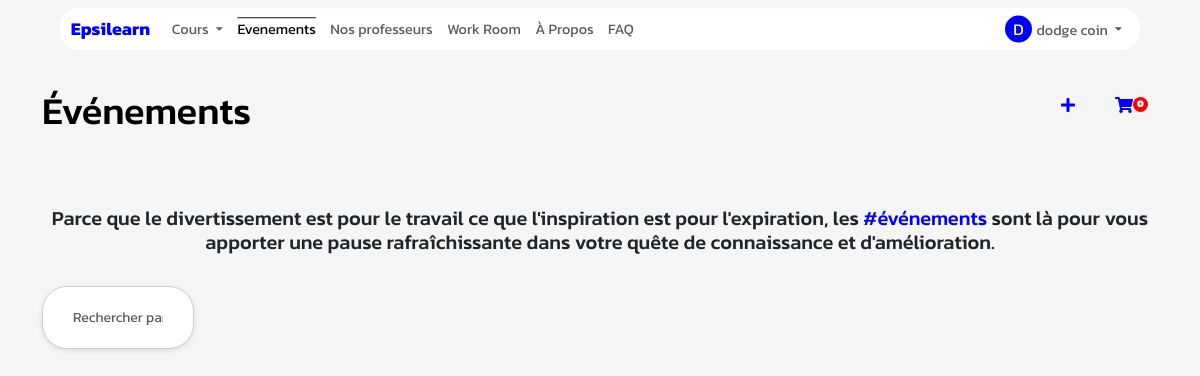
The page /evenement (signed in) on the database its author committed.
### App/Models/models.py (models this page shows, shortened)
class User(db.Model):
    id = db.Column(db.Integer, primary_key=True)
    nom = db.Column(db.String(50))
    prenom = db.Column(db.String(50))
    nationalite = db.Column(db.String(50))
    mail = db.Column(db.String(50))
    code = db.Column(db.String(50))
    pseudo=db.Column(db.String(200))
    date_naiss=db.Column(db.DateTime)
    ter = db.Column(db.String(50),default="non")
    age=db.Column(db.Integer)
    confirmer = db.Column(db.String(50),default="non")
    mdp=db.Column(db.String(50))
    photo=db.Column(db.String(50),default="static/Profil/unknown.jpg")
    password_reset_token = db.Column(db.String(100))
    password_reset_expiration = db.Column(db.DateTime)
    role=db.Column(db.String(200))
    etudiant= db.relationship('Etudiant', backref='acces_etudiant', foreign_keys='Etudiant.id_user_e')
    prof= db.relationship('Prof', backref='acces_prof', foreign_keys='Prof.id_user_p')
    autre= db.relationship('Autre', backref='acces_autre', foreign_keys='Autre.id_user_a')

### App/Event/routes_event.py (the view)
@EventBp.route('/evenement')
def evenement():
    supprimer_evenements_expirees()
    user_id = session.get('userid')
    nombre_de_participations = db.session.query(func.count(Participation.id)).filter_by(id_participant=user_id).scalar()
    return render_template('evenement.html',ne=nombre_de_participations)

### App/Controllers/fonction.py (called while the page is built)
def supprimer_evenements_expirees():
    maintenant = datetime.utcnow()
    evenements_expirees = Evenement.query.filter(Evenement.date < maintenant - timedelta(hours=2)).all()
    for evenement in evenements_expirees:
        db.session.delete(evenement)
        db.session.commit()

def get_current_user():
    _current_user=None
    if session.get("userid"):
        user=User.query.get(session.get("userid"))
        if user:
            _current_user=user
    return _current_user

def nombre_np():
    if session.get('role') in ["etudiant","professeur"]:
        np,_=notif(session.get("role"))
        nombre= np_nombre(us=np)
    else:
        nombre= np_nombre(us=0)
    return nombre

def nombre_nd():
    if session.get('role') in ["etudiant","professeur"]:
        _,nd=notif(session.get("role"))
        nombre= nd_nombre(us=nd)
    else:
        nd=0
        nombre= nd_nombre(us=nd)
    return nombre

### App/Main/routes_home.py (called while the page is built)
@MainBp.app_context_processor
def inject_param():
    return dict(current_user=current_user,np=np,nd=nd,n_stud=n_stud,user_type=session.get("role"))

### app.py (called while the page is built)
@app.after_request
def set_secure_headers(response):
    response.headers['X-Content-Type-Options'] = 'nosniff'
    response.headers['X-Frame-Options'] = 'SAMEORIGIN'
    response.headers['X-XSS-Protection'] = '1; mode=block'
    return response

@app.before_request
def update_session_time():
    if user:
        if user.id not in processed_requests and user.id is not None:
            last_activity_key = f'last_activity:{user.id}'
            redis_store.set(last_activity_key, datetime.now().strftime('%Y-%m-%d %H:%M:%S'), ex=3)
            session['online_users'] = len(redis_store.keys('last_activity:*'))
            processed_requests[user.id] = True

### App/Event/templates/evenement.html (shortened to what this page needs)
{% extends "base.html" %}
{% block content %}
<div class="container mt-5">
  <button id="panier" class="pass-button" style="background-color: transparent;" onclick="window.location.href = '/mesevenements'" data-toggle="tooltip" data-placement="top" title="Voir vos réservations" style="z-index: 1000000000;">
    <i class="fas fa-shopping-cart" style="color: rgb(0, 0, 255);">
      <span style="background-color: red;scale: 1;float: right;border-radius: 60%;color: white;font-size: 10px;font-family: 'Kanit';padding: 2px;height: 15px;width: 15px;text-align: center;">{{ne}}</span>
    </i>
  </button>
  <button class="plus-button" style="background-color: transparent;" onclick="window.location.href = '/ajouterevenement'" data-toggle="tooltip" data-placement="top" title="Ajouter un évenement" style="z-index: 10000000000;">
    <i class="fas fa-plus" style="color: blue;"></i>
  </button>
</div>
<div class="container" >
  <h3 class="mb-4 mt-5 " data-animation="fadeInUp" style="animation-duration: 1s;color: rgb(0, 0, 0); font-family: 'Kanit';font-size: 38px;">Événements</h3>
  <h5 class="text-center animate-element" data-animation="fadeInUp" style="animation-duration: 1.4s;"><br><br>
    Parce que le divertissement est pour le travail ce que l'inspiration est pour l'expiration, les <span style="color: blue;">#événements</span> sont là pour vous apporter une pause rafraîchissante dans votre quête de connaissance et d'amélioration.</h5>
  <div class="input-group stylish-input-group mt-4 mb-3 animate-element" data-animation="fadeInUp" style="animation-duration: 1.8s;">
    <input type="text" class="form-control" id="searchInput" placeholder="Rechercher par nom">
  </div>
</div>
<br>
</div>
{% endblock %}

### App/Main/templates/base.html (shortened to what this page needs)
<!DOCTYPE html>
<html>
<head>
    <link href="https://cdn.jsdelivr.net/npm/bootstrap@5.3.0/dist/css/bootstrap.min.css" rel="stylesheet">
    <link
    rel="stylesheet"
    href="https://pro.fontawesome.com/releases/v5.10.0/css/all.css"
  />
  <link rel="stylesheet" href="https://cdnjs.cloudflare.com/ajax/libs/animate.css/4.1.1/animate.min.css">
</head>
<body style="font-family: 'Kanit';">
 <div class="page-content hidden">
    {% block nav %}
    <nav class="navbar navbar-expand-lg navbar-light bg-transparent " style="display: flex;justify-content: center; height: 40px;scale: 0.9;z-index: 9999999999999999999999;" >
        <div class="container-fluid text-center" style="background-color: rgb(255, 255, 255);border-radius: 20px;z-index: 9;opacity: 1;margin-top: 20px;padding: 0 12px;">
            <a class="navbar-brand" href="/accueil" style="color: blue;">Epsilearn</a>
            <div class="collapse navbar-collapse" id="navbarNav">
                <ul class="navbar-nav" style="z-index: 99999999999999999;">
                    {% if user_type == 'professeur' %}
                    {% if np.us>0 %}
                    <style>
                        #prg{
                            color: brown;
                            font-weight: bold;
                        }
                    </style>
                    {% endif %}
                    {% if nd.us > 0 %}
                    <style>
                        #dmd{
                            color: brown;
                            font-weight: bold;
                        }
                    </style>
                    {% endif %}
                    <li class="nav-item dropdown" >
                        <a class="nav-link dropdown-toggle" href="#" id="navbarDropdownMenuLink" role="button" data-bs-toggle="dropdown" aria-expanded="false">
                            Cours
                        </a>
                        <ul class="dropdown-menu" aria-labelledby="navbarDropdownMenuLink">
                            <li><a id="prg" class="dropdown-item" href="/programme">Programmes{% if np.us > 0 %}({{np.us}}){% endif %}</a></li>
                            <li><a id="dmd" class="dropdown-item" href="/demande">Demandes{% if nd.us > 0 %}({{nd.us}}){% endif %}</a></li>
                            <li><a class="dropdown-item" href="/offre">Offres</a></li>
                            <li><a class="dropdown-item" href="/cours-crees">Mes services</a></li>
                        </ul>
                    </li>
                    <li class="nav-item">
                        <a class="nav-link" id="evenement" href="/evenement">Evenements</a>
                    </li>
                    <li class="nav-item">
                        <a class="nav-link"  id="workroom" href="/chambrepomodoro">Work Room</a>
                    </li>
                    <li class="nav-item">
                        <a class="nav-link" id="about"  href="/about">À Propos</a>
                    </li>
                    <li class="nav-item">
                        <a class="nav-link" id="faq"  href="/faq">FAQ</a>
                    </li>
                    {% elif user_type == 'etudiant' %}
                    <li class="nav-item dropdown">
                        <a class="nav-link dropdown-toggle"  href="#" id="navbarDropdownMenuLink"  role="button" data-bs-toggle="dropdown" aria-expanded="false">
                            Cours
                        </a>
                    </li>
                    <li class="nav-item">
                        <a class="nav-link" id="evenement" href="/evenement">Evenements</a>
                    </li>
                    <li class="nav-item">
                      <a class="nav-link" id="listeprof" href="/listeprof">Nos professeurs</a>
                  </li>
                  <li class="nav-item">
                    <a class="nav-link"  id="workroom" href="/chambrepomodoro">Work Room</a>
                  </li>
                <li class="nav-item">
                    <a class="nav-link" id="about" href="/about">À Propos</a>
                </li>
                  <li class="nav-item">
                    <a class="nav-link" id="faq"  href="/faq">FAQ</a>
                </li>
                    {% endif %}
                </ul>
                <ul class="navbar-nav ms-auto">
                    {% if current_user %}
                    <li class="nav-item dropdown">
                        <a class="nav-link dropdown-toggle" href="#" id="navbarDropdownMenuLink2" role="button" data-bs-toggle="dropdown" aria-expanded="false">
                            <span class="user-initials">{{ current_user.nom|first }}</span>{{ current_user.nom }} {{ current_user.prenom }}
                        </a>
                    </li>
                    {% endif %}
                </ul>
            </div>
        </div>
    </nav>
    {% endblock %}
    <div  style="font-family:'Kanit';overflow-x:hidden;overflow-y: hidden;">
        {% block content %}
        {% endblock %}
    </div>
</body>
</html>

### App/Main/templates/base.html (style rules this page uses)
.loaded .page-content { display: block; }
.navbar-brand { font-weight: bold; }
.user-initials { width: 30px; height: 30px; border-radius: 50%; background-color: blue; color: #ffffff; font-size: 18px; display: inline-flex; align-items: center; justify-content: center; margin-right: 5px; text-transform: uppercase; }

### App/Event/templates/evenement.html (style rules this page uses)
body, html { background-color: #f5f5f5; }
.pass-button { background-color: #292727; color: #ffffff; border: none; padding: 5px 10px; border-radius: 5px; cursor: pointer; margin-bottom: 60px; float: right; }
#evenement { text-decoration: overline ; color: rgb(0, 0, 0) }
.plus-button { background-color: blue; color: #ffffff; border: none; padding: 5px 10px; border-radius: 5px; cursor: pointer; margin-bottom: 60px; float: right; margin-right: 20px; }
.stylish-input-group { border: 1px solid #ccc; border-radius: 25px; padding: 5px 15px; box-shadow: 0 2px 5px rgba(0, 0, 0, 0.1); background-color: white; display: inline-block; width: auto; }
.stylish-input-group input[type="text"] { border: none; outline: none; box-shadow: none; padding: 15px; font-size: 14px; width: 120px; transition: width 0.3s ease-in-out; border-radius: 25px 0px 0px 25px; }

### rows shown on the page
User: nom|first "D", nom "dodge", prenom "coin"

### other values the page prints
{{ ne }} "0"
